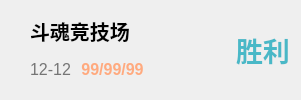
      <widget class="QWidget" name="widget_2" native="true">
       <layout class="QHBoxLayout" name="horizontalLayout">
        <item>
         <widget class="QLabel" name="label_9">
          <property name="maximumSize">
           <size>
            <width>50</width>
            <height>50</height>
           </size>
          </property>
          <property name="text">
           <string/>
          </property>
          <property name="pixmap">
           <pixmap resource="../data/data.qrc">:/hero/106.png</pixmap>
          </property>
          <property name="scaledContents">
           <bool>true</bool>
          </property>
         </widget>
        </item>
        <item>
         <layout class="QVBoxLayout" name="verticalLayout_2">
          <property name="spacing">
           <number>0</number>
          </property>
          <property name="leftMargin">
           <number>6</number>
          </property>
          <property name="topMargin">
           <number>0</number>
          </property>
          <property name="rightMargin">
           <number>6</number>
          </property>
          <property name="bottomMargin">
           <number>0</number>
          </property>
          <item>
           <layout class="QHBoxLayout" name="horizontalLayout_5">
            <item>
             <widget class="QLabel" name="label_14">
              <property name="font">
               <font>
                <pointsize>15</pointsize>
                <weight>75</weight>
                <bold>true</bold>
               </font>
              </property>
              <property name="text">
               <string>斗魂竞技场</string>
              </property>
             </widget>
            </item>
            <item>
             <spacer name="horizontalSpacer_6">
              <property name="orientation">
               <enum>Qt::Horizontal</enum>
              </property>
              <property name="sizeHint" stdset="0">
               <size>
                <width>40</width>
                <height>20</height>
               </size>
              </property>
             </spacer>
            </item>
           </layout>
          </item>
          <item>
           <layout class="QHBoxLayout" name="horizontalLayout_4">
            <property name="spacing">
             <number>10</number>
            </property>
            <item>
             <widget class="QLabel" name="label_15">
              <property name="font">
               <font>
                <pointsize>12</pointsize>
               </font>
              </property>
              <property name="styleSheet">
               <string notr="true">color:rgb(117, 117, 117)</string>
              </property>
              <property name="text">
               <string>12-12</string>
              </property>
             </widget>
            </item>
            <item>
             <widget class="QLabel" name="label_33">
              <property name="font">
               <font>
                <pointsize>12</pointsize>
                <weight>75</weight>
                <bold>true</bold>
               </font>
              </property>
              <property name="styleSheet">
               <string notr="true">color:rgb(255, 170, 127)</string>
              </property>
              <property name="text">
               <string>99/99/99</string>
              </property>
              <property name="alignment">
               <set>Qt::AlignCenter</set>
              </property>
             </widget>
            </item>
            <item>
             <spacer name="horizontalSpacer_2">
              <property name="orientation">
               <enum>Qt::Horizontal</enum>
              </property>
              <property name="sizeHint" stdset="0">
               <size>
                <width>40</width>
                <height>20</height>
               </size>
              </property>
             </spacer>
            </item>
           </layout>
          </item>
         </layout>
        </item>
        <item>
         <spacer name="horizontalSpacer">
          <property name="orientation">
           <enum>Qt::Horizontal</enum>
          </property>
          <property name="sizeHint" stdset="0">
           <size>
            <width>40</width>
            <height>20</height>
           </size>
          </property>
         </spacer>
        </item>
        <item>
         <widget class="QLabel" name="label_16">
          <property name="font">
           <font>
            <pointsize>20</pointsize>
            <weight>75</weight>
            <bold>true</bold>
           </font>
          </property>
          <property name="styleSheet">
           <string notr="true">color:rgb(73, 184, 199)</string>
          </property>
          <property name="text">
           <string>胜利</string>
          </property>
         </widget>
        </item>
       </layout>
      </widget>
